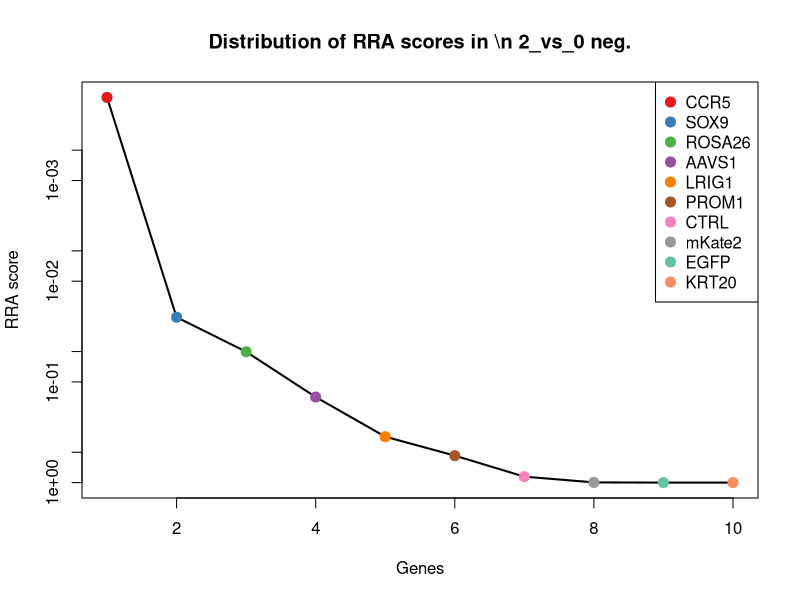
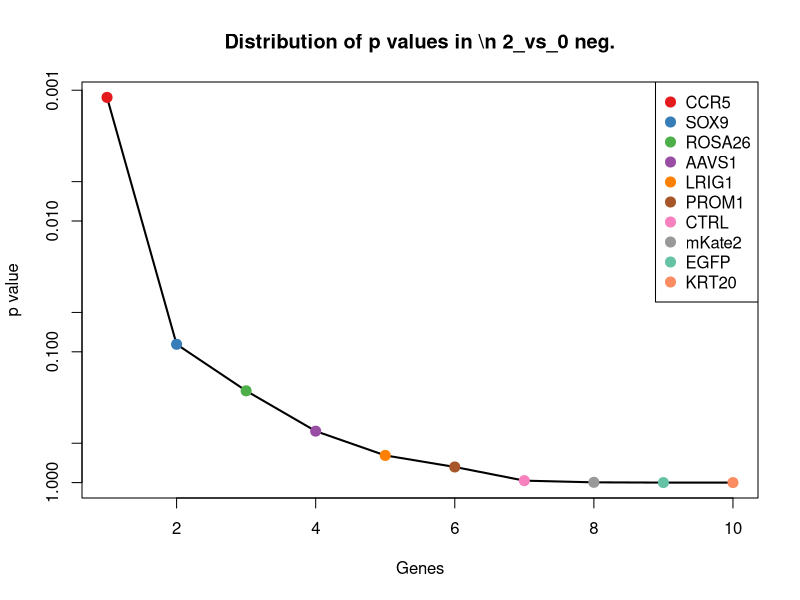
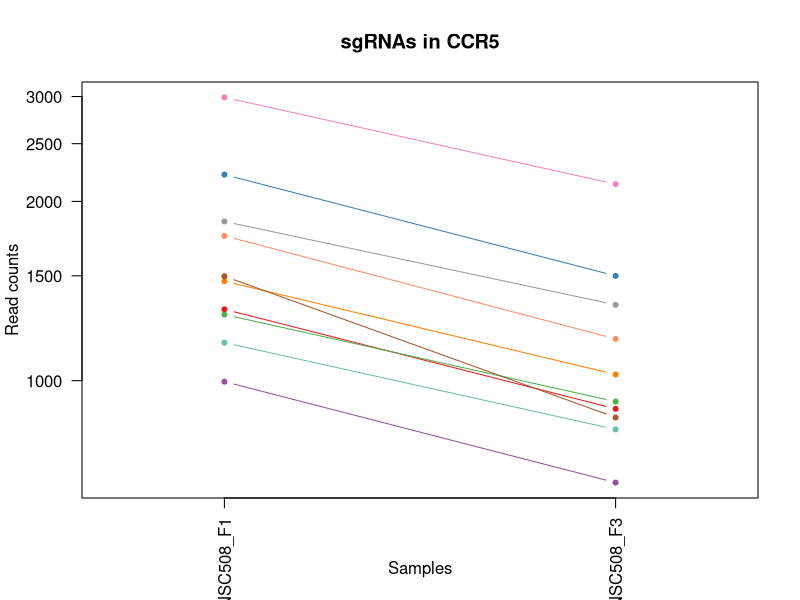
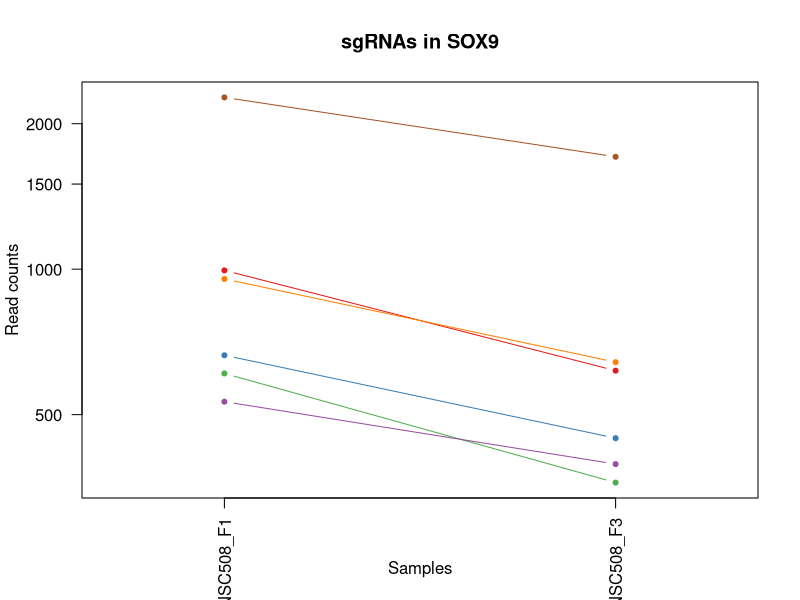
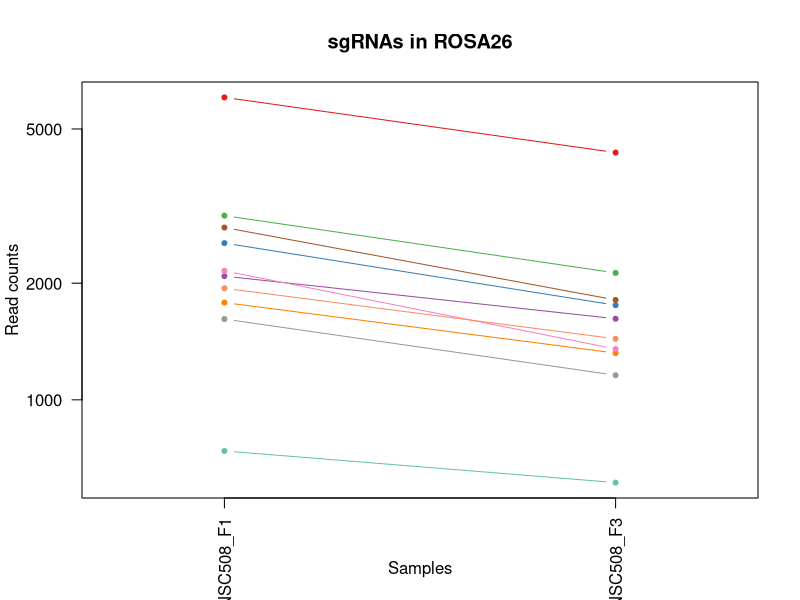
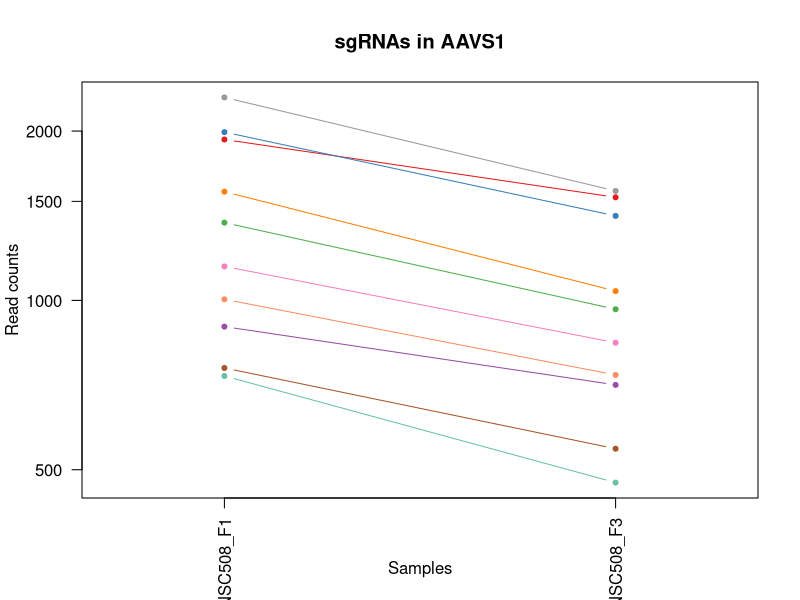
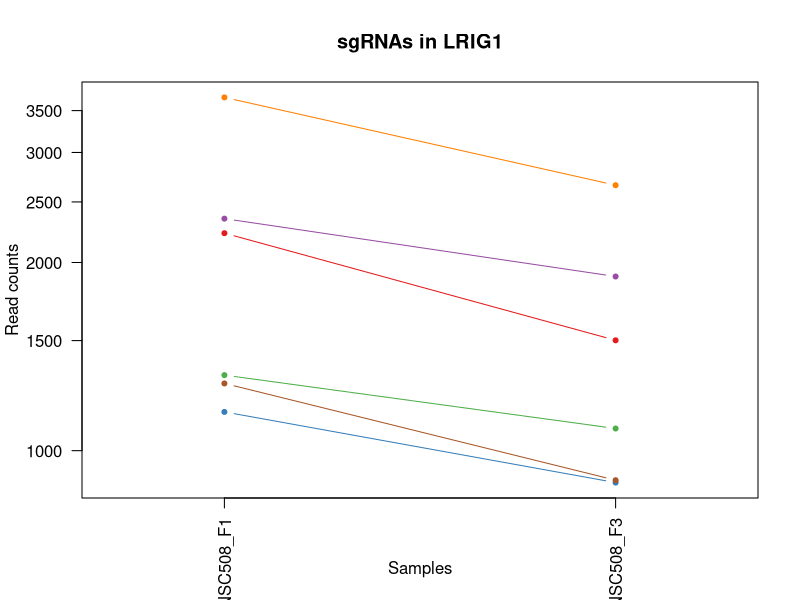
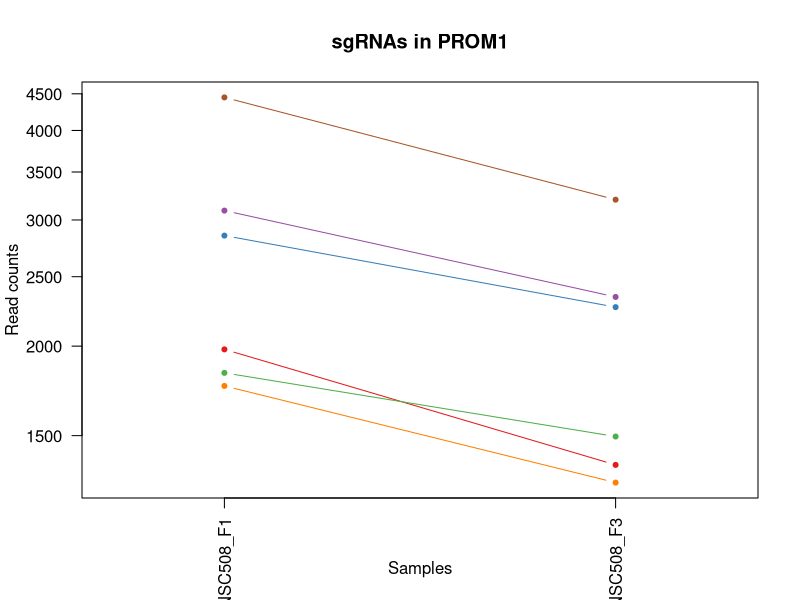

Reproduce these figures in R, in order. (Note: this script raises an error after producing the figures.)
pdf(file='S8A_c0_t2.pdf',width=4.5,height=4.5);
gstable=read.table('S8A_c0_t2.gene_summary.txt',header=T)
# 
#
# parameters
# Do not modify the variables beginning with "__"

# gstablename='__GENE_SUMMARY_FILE__'
startindex=3
# outputfile='__OUTPUT_FILE__'
targetgenelist=c("CCR5","SOX9","ROSA26","AAVS1","LRIG1","PROM1","CTRL","mKate2","EGFP","KRT20")
# samplelabel=sub('.\\w+.\\w+$','',colnames(gstable)[startindex]);
samplelabel='2_vs_0 neg.'


# You need to write some codes in front of this code:
# gstable=read.table(gstablename,header=T)
# pdf(file=outputfile,width=6,height=6)


# set up color using RColorBrewer
#library(RColorBrewer)
#colors <- brewer.pal(length(targetgenelist), "Set1")

colors=c( "#E41A1C", "#377EB8", "#4DAF4A", "#984EA3", "#FF7F00",  "#A65628", "#F781BF",
          "#999999", "#66C2A5", "#FC8D62", "#8DA0CB", "#E78AC3", "#A6D854", "#FFD92F", "#E5C494", "#B3B3B3", 
          "#8DD3C7", "#FFFFB3", "#BEBADA", "#FB8072", "#80B1D3", "#FDB462", "#B3DE69", "#FCCDE5",
          "#D9D9D9", "#BC80BD", "#CCEBC5", "#FFED6F")

######
# function definition

plotrankedvalues<-function(val, tglist, ...){
  
  plot(val,log='y',ylim=c(max(val),min(val)),type='l',lwd=2, ...)
  if(length(tglist)>0){
    for(i in 1:length(tglist)){
      targetgene=tglist[i];
      tx=which(names(val)==targetgene);ty=val[targetgene];
      points(tx,ty,col=colors[(i %% length(colors)) ],cex=2,pch=20)
      # text(tx+50,ty,targetgene,col=colors[i])
    }
    legend('topright',tglist,pch=20,pt.cex = 2,cex=1,col=colors)
  }
}



plotrandvalues<-function(val,targetgenelist, ...){
  # choose the one with the best distance distribution
  
  mindiffvalue=0;
  randval=val;
  for(i in 1:20){
    randval0=sample(val)
    vindex=sort(which(names(randval0) %in% targetgenelist))
    if(max(vindex)>0.9*length(val)){
      # print('pass...')
      next;
    }
    mindiffind=min(diff(vindex));
    if (mindiffind > mindiffvalue){
      mindiffvalue=mindiffind;
      randval=randval0;
      # print(paste('Diff: ',mindiffvalue))
    }
  }
  plot(randval,log='y',ylim=c(max(randval),min(randval)),pch=20,col='grey', ...)
  
  if(length(targetgenelist)>0){
    for(i in 1:length(targetgenelist)){
      targetgene=targetgenelist[i];
      tx=which(names(randval)==targetgene);ty=randval[targetgene];
      points(tx,ty,col=colors[(i %% length(colors)) ],cex=2,pch=20)
      text(tx+50,ty,targetgene,col=colors[i])
    }
  }
  
}




# set.seed(1235)



pvec=gstable[,startindex]
names(pvec)=gstable[,'id']
pvec=sort(pvec);

plotrankedvalues(pvec,targetgenelist,xlab='Genes',ylab='RRA score',main=paste('Distribution of RRA scores in \\n',samplelabel))

# plotrandvalues(pvec,targetgenelist,xlab='Genes',ylab='RRA score',main=paste('Distribution of RRA scores in \\n',samplelabel))


pvec=gstable[,startindex+1]
names(pvec)=gstable[,'id']
pvec=sort(pvec);

plotrankedvalues(pvec,targetgenelist,xlab='Genes',ylab='p value',main=paste('Distribution of p values in \\n',samplelabel))

# plotrandvalues(pvec,targetgenelist,xlab='Genes',ylab='p value',main=paste('Distribution of p values in \\n',samplelabel))



# you need to write after this code:
# dev.off()






# parameters
# Do not modify the variables beginning with "__"
targetmat=list(c(1316.7263735724337,895.8170713505785),c(2216.999754573121,1498.5823874125106),c(1290.1877024771754,921.299832680026),c(995.2001660721883,673.332962820402),c(1467.7926551915966,1023.2308779978162),c(1496.372762524952,866.413885201216),c(2988.66265257371,2136.6315268536773),c(1849.5412317156977,1339.8051822059529),c(1157.4943470008836,827.209637002066),c(1749.5108560489546,1174.167233564544))
targetgene="CCR5"
collabel=c("S57_MNSC508_F1","S59_MNSC508_F3")

# set up color using RColorBrewer
#library(RColorBrewer)
#colors <- brewer.pal(length(targetgenelist), "Set1")

colors=c( "#E41A1C", "#377EB8", "#4DAF4A", "#984EA3", "#FF7F00",  "#A65628", "#F781BF",
          "#999999", "#66C2A5", "#FC8D62", "#8DA0CB", "#E78AC3", "#A6D854", "#FFD92F", "#E5C494", "#B3B3B3", 
          "#8DD3C7", "#FFFFB3", "#BEBADA", "#FB8072", "#80B1D3", "#FDB462", "#B3DE69", "#FCCDE5",
          "#D9D9D9", "#BC80BD", "#CCEBC5", "#FFED6F")


## code

targetmatvec=unlist(targetmat)+1
yrange=range(targetmatvec[targetmatvec>0]);
# yrange[1]=1; # set the minimum value to 1
for(i in 1:length(targetmat)){
  vali=targetmat[[i]]+1;
  if(i==1){
    plot(1:length(vali),vali,type='b',las=1,pch=20,main=paste('sgRNAs in',targetgene),ylab='Read counts',xlab='Samples',xlim=c(0.7,length(vali)+0.3),ylim = yrange,col=colors[(i %% length(colors))],xaxt='n',log='y')
    axis(1,at=1:length(vali),labels=(collabel),las=2)
    # lines(0:100,rep(1,101),col='black');
  }else{
    lines(1:length(vali),vali,type='b',pch=20,col=colors[(i %% length(colors))])
  }
}




# parameters
# Do not modify the variables beginning with "__"
targetmat=list(c(993.1587298340916,615.5066967266557),c(662.4460592624105,445.94832326533174),c(607.327280833797,360.6790834321804),c(530.7734219051671,394.002694401458),c(953.350723191204,640.9894580561032),c(2265.994224287444,1707.3450090729843))
targetgene="SOX9"
collabel=c("S57_MNSC508_F1","S59_MNSC508_F3")

# set up color using RColorBrewer
#library(RColorBrewer)
#colors <- brewer.pal(length(targetgenelist), "Set1")

colors=c( "#E41A1C", "#377EB8", "#4DAF4A", "#984EA3", "#FF7F00",  "#A65628", "#F781BF",
          "#999999", "#66C2A5", "#FC8D62", "#8DA0CB", "#E78AC3", "#A6D854", "#FFD92F", "#E5C494", "#B3B3B3", 
          "#8DD3C7", "#FFFFB3", "#BEBADA", "#FB8072", "#80B1D3", "#FDB462", "#B3DE69", "#FCCDE5",
          "#D9D9D9", "#BC80BD", "#CCEBC5", "#FFED6F")


## code

targetmatvec=unlist(targetmat)+1
yrange=range(targetmatvec[targetmatvec>0]);
# yrange[1]=1; # set the minimum value to 1
for(i in 1:length(targetmat)){
  vali=targetmat[[i]]+1;
  if(i==1){
    plot(1:length(vali),vali,type='b',las=1,pch=20,main=paste('sgRNAs in',targetgene),ylab='Read counts',xlab='Samples',xlim=c(0.7,length(vali)+0.3),ylim = yrange,col=colors[(i %% length(colors))],xaxt='n',log='y')
    axis(1,at=1:length(vali),labels=(collabel),las=2)
    # lines(0:100,rep(1,101),col='black');
  }else{
    lines(1:length(vali),vali,type='b',pch=20,col=colors[(i %% length(colors))])
  }
}




# parameters
# Do not modify the variables beginning with "__"
targetmat=list(c(6030.402647337937,4344.810806670804),c(2536.48452583527,1753.4100007069858),c(2986.621216335613,2124.8702523939323),c(2084.3063990968294,1618.155344419918),c(1781.153117739455,1319.222951901399),c(2782.4775925259337,1809.2760543907746),c(2150.6530768349753,1351.5664566656978),c(1614.776064334566,1156.5253218749262),c(736.9584819529435,610.6061657017619),c(1939.3644261919567,1435.8555902938704))
targetgene="ROSA26"
collabel=c("S57_MNSC508_F1","S59_MNSC508_F3")

# set up color using RColorBrewer
#library(RColorBrewer)
#colors <- brewer.pal(length(targetgenelist), "Set1")

colors=c( "#E41A1C", "#377EB8", "#4DAF4A", "#984EA3", "#FF7F00",  "#A65628", "#F781BF",
          "#999999", "#66C2A5", "#FC8D62", "#8DA0CB", "#E78AC3", "#A6D854", "#FFD92F", "#E5C494", "#B3B3B3", 
          "#8DD3C7", "#FFFFB3", "#BEBADA", "#FB8072", "#80B1D3", "#FDB462", "#B3DE69", "#FCCDE5",
          "#D9D9D9", "#BC80BD", "#CCEBC5", "#FFED6F")


## code

targetmatvec=unlist(targetmat)+1
yrange=range(targetmatvec[targetmatvec>0]);
# yrange[1]=1; # set the minimum value to 1
for(i in 1:length(targetmat)){
  vali=targetmat[[i]]+1;
  if(i==1){
    plot(1:length(vali),vali,type='b',las=1,pch=20,main=paste('sgRNAs in',targetgene),ylab='Read counts',xlab='Samples',xlim=c(0.7,length(vali)+0.3),ylim = yrange,col=colors[(i %% length(colors))],xaxt='n',log='y')
    axis(1,at=1:length(vali),labels=(collabel),las=2)
    # lines(0:100,rep(1,101),col='black');
  }else{
    lines(1:length(vali),vali,type='b',pch=20,col=colors[(i %% length(colors))])
  }
}




# parameters
# Do not modify the variables beginning with "__"
targetmat=list(c(1931.1986812395696,1524.065148741958),c(1990.4003321443765,1412.3330413743804),c(1373.886588239144,963.4443994941123),c(897.2112266435421,706.6565737896796),c(1559.6572859059524,1037.9324710724975),c(757.3728443339115,543.9589437632069),c(1148.307883929448,839.9510176667897),c(2294.5743316207995,1564.2495031460867),c(732.8756094767499,473.39129700473677),c(1003.3659110245754,736.0597599390421))
targetgene="AAVS1"
collabel=c("S57_MNSC508_F1","S59_MNSC508_F3")

# set up color using RColorBrewer
#library(RColorBrewer)
#colors <- brewer.pal(length(targetgenelist), "Set1")

colors=c( "#E41A1C", "#377EB8", "#4DAF4A", "#984EA3", "#FF7F00",  "#A65628", "#F781BF",
          "#999999", "#66C2A5", "#FC8D62", "#8DA0CB", "#E78AC3", "#A6D854", "#FFD92F", "#E5C494", "#B3B3B3", 
          "#8DD3C7", "#FFFFB3", "#BEBADA", "#FB8072", "#80B1D3", "#FDB462", "#B3DE69", "#FCCDE5",
          "#D9D9D9", "#BC80BD", "#CCEBC5", "#FFED6F")


## code

targetmatvec=unlist(targetmat)+1
yrange=range(targetmatvec[targetmatvec>0]);
# yrange[1]=1; # set the minimum value to 1
for(i in 1:length(targetmat)){
  vali=targetmat[[i]]+1;
  if(i==1){
    plot(1:length(vali),vali,type='b',las=1,pch=20,main=paste('sgRNAs in',targetgene),ylab='Read counts',xlab='Samples',xlim=c(0.7,length(vali)+0.3),ylim = yrange,col=colors[(i %% length(colors))],xaxt='n',log='y')
    axis(1,at=1:length(vali),labels=(collabel),las=2)
    # lines(0:100,rep(1,101),col='black');
  }else{
    lines(1:length(vali),vali,type='b',pch=20,col=colors[(i %% length(colors))])
  }
}




# parameters
# Do not modify the variables beginning with "__"
targetmat=list(c(2227.206935763605,1500.542599822468),c(1152.3907564056417,887.9762217107485),c(1319.788527929579,1083.9974627064987),c(2349.693110049413,1898.4657190438409),c(3673.5645104551854,2658.048027902373),c(1279.9805212866913,895.8170713505785))
targetgene="LRIG1"
collabel=c("S57_MNSC508_F1","S59_MNSC508_F3")

# set up color using RColorBrewer
#library(RColorBrewer)
#colors <- brewer.pal(length(targetgenelist), "Set1")

colors=c( "#E41A1C", "#377EB8", "#4DAF4A", "#984EA3", "#FF7F00",  "#A65628", "#F781BF",
          "#999999", "#66C2A5", "#FC8D62", "#8DA0CB", "#E78AC3", "#A6D854", "#FFD92F", "#E5C494", "#B3B3B3", 
          "#8DD3C7", "#FFFFB3", "#BEBADA", "#FB8072", "#80B1D3", "#FDB462", "#B3DE69", "#FCCDE5",
          "#D9D9D9", "#BC80BD", "#CCEBC5", "#FFED6F")


## code

targetmatvec=unlist(targetmat)+1
yrange=range(targetmatvec[targetmatvec>0]);
# yrange[1]=1; # set the minimum value to 1
for(i in 1:length(targetmat)){
  vali=targetmat[[i]]+1;
  if(i==1){
    plot(1:length(vali),vali,type='b',las=1,pch=20,main=paste('sgRNAs in',targetgene),ylab='Read counts',xlab='Samples',xlim=c(0.7,length(vali)+0.3),ylim = yrange,col=colors[(i %% length(colors))],xaxt='n',log='y')
    axis(1,at=1:length(vali),labels=(collabel),las=2)
    # lines(0:100,rep(1,101),col='black');
  }else{
    lines(1:length(vali),vali,type='b',pch=20,col=colors[(i %% length(colors))])
  }
}




# parameters
# Do not modify the variables beginning with "__"
targetmat=list(c(1978.1517147157958,1364.3078373304215),c(2851.8864246212247,2266.0055459108726),c(1834.2304599299716,1494.6619625925955),c(3090.73446447855,2341.4737236942365),c(1758.6973191203901,1288.8396595470576),c(4447.268844693871,3201.026865460601))
targetgene="PROM1"
collabel=c("S57_MNSC508_F1","S59_MNSC508_F3")

# set up color using RColorBrewer
#library(RColorBrewer)
#colors <- brewer.pal(length(targetgenelist), "Set1")

colors=c( "#E41A1C", "#377EB8", "#4DAF4A", "#984EA3", "#FF7F00",  "#A65628", "#F781BF",
          "#999999", "#66C2A5", "#FC8D62", "#8DA0CB", "#E78AC3", "#A6D854", "#FFD92F", "#E5C494", "#B3B3B3", 
          "#8DD3C7", "#FFFFB3", "#BEBADA", "#FB8072", "#80B1D3", "#FDB462", "#B3DE69", "#FCCDE5",
          "#D9D9D9", "#BC80BD", "#CCEBC5", "#FFED6F")


## code

targetmatvec=unlist(targetmat)+1
yrange=range(targetmatvec[targetmatvec>0]);
# yrange[1]=1; # set the minimum value to 1
for(i in 1:length(targetmat)){
  vali=targetmat[[i]]+1;
  if(i==1){
    plot(1:length(vali),vali,type='b',las=1,pch=20,main=paste('sgRNAs in',targetgene),ylab='Read counts',xlab='Samples',xlim=c(0.7,length(vali)+0.3),ylim = yrange,col=colors[(i %% length(colors))],xaxt='n',log='y')
    axis(1,at=1:length(vali),labels=(collabel),las=2)
    # lines(0:100,rep(1,101),col='black');
  }else{
    lines(1:length(vali),vali,type='b',pch=20,col=colors[(i %% length(colors))])
  }
}




# parameters
# Do not modify the variables beginning with "__"
targetmat=list(c(1694.392077620341,1264.337004422589),c(1733.1793661441802,1295.700402981909),c(5349.583661932656,4019.415546617858),c(869.6518374292353,707.6366799946583),c(1861.7898491442784,1307.461677441654),c(3200.972021335777,2422.8225387074726),c(2075.1199360253936,1488.781325362723),c(1896.494265191924,1455.4577143934455),c(1811.7746613109068,1361.3675187154854),c(2834.534216597402,2307.1700065199802))
targetgene="CTRL"
collabel=c("S57_MNSC508_F1","S59_MNSC508_F3")

# set up color using RColorBrewer
#library(RColorBrewer)
#colors <- brewer.pal(length(targetgenelist), "Set1")

colors=c( "#E41A1C", "#377EB8", "#4DAF4A", "#984EA3", "#FF7F00",  "#A65628", "#F781BF",
          "#999999", "#66C2A5", "#FC8D62", "#8DA0CB", "#E78AC3", "#A6D854", "#FFD92F", "#E5C494", "#B3B3B3", 
          "#8DD3C7", "#FFFFB3", "#BEBADA", "#FB8072", "#80B1D3", "#FDB462", "#B3DE69", "#FCCDE5",
          "#D9D9D9", "#BC80BD", "#CCEBC5", "#FFED6F")


## code

targetmatvec=unlist(targetmat)+1
yrange=range(targetmatvec[targetmatvec>0]);
# yrange[1]=1; # set the minimum value to 1
for(i in 1:length(targetmat)){
  vali=targetmat[[i]]+1;
  if(i==1){
    plot(1:length(vali),vali,type='b',las=1,pch=20,main=paste('sgRNAs in',targetgene),ylab='Read counts',xlab='Samples',xlim=c(0.7,length(vali)+0.3),ylim = yrange,col=colors[(i %% length(colors))],xaxt='n',log='y')
    axis(1,at=1:length(vali),labels=(collabel),las=2)
    # lines(0:100,rep(1,101),col='black');
  }else{
    lines(1:length(vali),vali,type='b',pch=20,col=colors[(i %% length(colors))])
  }
}




# parameters
# Do not modify the variables beginning with "__"
targetmat=list(c(1165.660091953271,875.2348410460247),c(1242.2139508819007,1096.7388433712224),c(1161.5772194770773,1058.514701377051),c(1320.8092460486273,1017.3502407679437),c(996.2208841912367,794.8661322377671),c(1817.8989700251973,1627.9564064697056))
targetgene="mKate2"
collabel=c("S57_MNSC508_F1","S59_MNSC508_F3")

# set up color using RColorBrewer
#library(RColorBrewer)
#colors <- brewer.pal(length(targetgenelist), "Set1")

colors=c( "#E41A1C", "#377EB8", "#4DAF4A", "#984EA3", "#FF7F00",  "#A65628", "#F781BF",
          "#999999", "#66C2A5", "#FC8D62", "#8DA0CB", "#E78AC3", "#A6D854", "#FFD92F", "#E5C494", "#B3B3B3", 
          "#8DD3C7", "#FFFFB3", "#BEBADA", "#FB8072", "#80B1D3", "#FDB462", "#B3DE69", "#FCCDE5",
          "#D9D9D9", "#BC80BD", "#CCEBC5", "#FFED6F")


## code

targetmatvec=unlist(targetmat)+1
yrange=range(targetmatvec[targetmatvec>0]);
# yrange[1]=1; # set the minimum value to 1
for(i in 1:length(targetmat)){
  vali=targetmat[[i]]+1;
  if(i==1){
    plot(1:length(vali),vali,type='b',las=1,pch=20,main=paste('sgRNAs in',targetgene),ylab='Read counts',xlab='Samples',xlim=c(0.7,length(vali)+0.3),ylim = yrange,col=colors[(i %% length(colors))],xaxt='n',log='y')
    axis(1,at=1:length(vali),labels=(collabel),las=2)
    # lines(0:100,rep(1,101),col='black');
  }else{
    lines(1:length(vali),vali,type='b',pch=20,col=colors[(i %% length(colors))])
  }
}




# parameters
# Do not modify the variables beginning with "__"
targetmat=list(c(291.9253820478419,3429.3916112206502),c(331.73338869072944,4676.0867039536215),c(219.45439559540563,2684.5108954367993),c(194.95716073824406,2385.5785029182803),c(283.7596370954547,4051.759051382157),c(970.7029312150268,4190.93413248914))
targetgene="EGFP"
collabel=c("S57_MNSC508_F1","S59_MNSC508_F3")

# set up color using RColorBrewer
#library(RColorBrewer)
#colors <- brewer.pal(length(targetgenelist), "Set1")

colors=c( "#E41A1C", "#377EB8", "#4DAF4A", "#984EA3", "#FF7F00",  "#A65628", "#F781BF",
          "#999999", "#66C2A5", "#FC8D62", "#8DA0CB", "#E78AC3", "#A6D854", "#FFD92F", "#E5C494", "#B3B3B3", 
          "#8DD3C7", "#FFFFB3", "#BEBADA", "#FB8072", "#80B1D3", "#FDB462", "#B3DE69", "#FCCDE5",
          "#D9D9D9", "#BC80BD", "#CCEBC5", "#FFED6F")


## code

targetmatvec=unlist(targetmat)+1
yrange=range(targetmatvec[targetmatvec>0]);
# yrange[1]=1; # set the minimum value to 1
for(i in 1:length(targetmat)){
  vali=targetmat[[i]]+1;
  if(i==1){
    plot(1:length(vali),vali,type='b',las=1,pch=20,main=paste('sgRNAs in',targetgene),ylab='Read counts',xlab='Samples',xlim=c(0.7,length(vali)+0.3),ylim = yrange,col=colors[(i %% length(colors))],xaxt='n',log='y')
    axis(1,at=1:length(vali),labels=(collabel),las=2)
    # lines(0:100,rep(1,101),col='black');
  }else{
    lines(1:length(vali),vali,type='b',pch=20,col=colors[(i %% length(colors))])
  }
}




# parameters
# Do not modify the variables beginning with "__"
targetmat=list(c(474.6339253575052,2223.860979096786),c(437.88807307176285,3226.5096267900485),c(501.17259645276357,2708.0334443562892),c(191.89500638109888,1264.337004422589),c(634.8866700481037,4199.755088333948),c(366.43780473837495,1898.4657190438409))
targetgene="KRT20"
collabel=c("S57_MNSC508_F1","S59_MNSC508_F3")

# set up color using RColorBrewer
#library(RColorBrewer)
#colors <- brewer.pal(length(targetgenelist), "Set1")

colors=c( "#E41A1C", "#377EB8", "#4DAF4A", "#984EA3", "#FF7F00",  "#A65628", "#F781BF",
          "#999999", "#66C2A5", "#FC8D62", "#8DA0CB", "#E78AC3", "#A6D854", "#FFD92F", "#E5C494", "#B3B3B3", 
          "#8DD3C7", "#FFFFB3", "#BEBADA", "#FB8072", "#80B1D3", "#FDB462", "#B3DE69", "#FCCDE5",
          "#D9D9D9", "#BC80BD", "#CCEBC5", "#FFED6F")


## code

targetmatvec=unlist(targetmat)+1
yrange=range(targetmatvec[targetmatvec>0]);
# yrange[1]=1; # set the minimum value to 1
for(i in 1:length(targetmat)){
  vali=targetmat[[i]]+1;
  if(i==1){
    plot(1:length(vali),vali,type='b',las=1,pch=20,main=paste('sgRNAs in',targetgene),ylab='Read counts',xlab='Samples',xlim=c(0.7,length(vali)+0.3),ylim = yrange,col=colors[(i %% length(colors))],xaxt='n',log='y')
    axis(1,at=1:length(vali),labels=(collabel),las=2)
    # lines(0:100,rep(1,101),col='black');
  }else{
    lines(1:length(vali),vali,type='b',pch=20,col=colors[(i %% length(colors))])
  }
}



# 
#
# parameters
# Do not modify the variables beginning with "__"

# gstablename='__GENE_SUMMARY_FILE__'
startindex=9
# outputfile='__OUTPUT_FILE__'
targetgenelist=c("EGFP","KRT20","mKate2","LRIG1","PROM1","ROSA26","CTRL","SOX9","AAVS1","CCR5")
# samplelabel=sub('.\\w+.\\w+$','',colnames(gstable)[startindex]);
samplelabel='2_vs_0 pos.'


# You need to write some codes in front of this code:
# gstable=read.table(gstablename,header=T)
# pdf(file=outputfile,width=6,height=6)


# set up color using RColorBrewer
#library(RColorBrewer)
#colors <- brewer.pal(length(targetgenelist), "Set1")

colors=c( "#E41A1C", "#377EB8", "#4DAF4A", "#984EA3", "#FF7F00",  "#A65628", "#F781BF",
          "#999999", "#66C2A5", "#FC8D62", "#8DA0CB", "#E78AC3", "#A6D854", "#FFD92F", "#E5C494", "#B3B3B3", 
          "#8DD3C7", "#FFFFB3", "#BEBADA", "#FB8072", "#80B1D3", "#FDB462", "#B3DE69", "#FCCDE5",
          "#D9D9D9", "#BC80BD", "#CCEBC5", "#FFED6F")

######
# function definition

plotrankedvalues<-function(val, tglist, ...){
  
  plot(val,log='y',ylim=c(max(val),min(val)),type='l',lwd=2, ...)
  if(length(tglist)>0){
    for(i in 1:length(tglist)){
      targetgene=tglist[i];
      tx=which(names(val)==targetgene);ty=val[targetgene];
      points(tx,ty,col=colors[(i %% length(colors)) ],cex=2,pch=20)
      # text(tx+50,ty,targetgene,col=colors[i])
    }
    legend('topright',tglist,pch=20,pt.cex = 2,cex=1,col=colors)
  }
}



plotrandvalues<-function(val,targetgenelist, ...){
  # choose the one with the best distance distribution
  
  mindiffvalue=0;
  randval=val;
  for(i in 1:20){
    randval0=sample(val)
    vindex=sort(which(names(randval0) %in% targetgenelist))
    if(max(vindex)>0.9*length(val)){
      # print('pass...')
      next;
    }
    mindiffind=min(diff(vindex));
    if (mindiffind > mindiffvalue){
      mindiffvalue=mindiffind;
      randval=randval0;
      # print(paste('Diff: ',mindiffvalue))
    }
  }
  plot(randval,log='y',ylim=c(max(randval),min(randval)),pch=20,col='grey', ...)
  
  if(length(targetgenelist)>0){
    for(i in 1:length(targetgenelist)){
      targetgene=targetgenelist[i];
      tx=which(names(randval)==targetgene);ty=randval[targetgene];
      points(tx,ty,col=colors[(i %% length(colors)) ],cex=2,pch=20)
      text(tx+50,ty,targetgene,col=colors[i])
    }
  }
  
}




# set.seed(1235)



pvec=gstable[,startindex]
names(pvec)=gstable[,'id']
pvec=sort(pvec);

plotrankedvalues(pvec,targetgenelist,xlab='Genes',ylab='RRA score',main=paste('Distribution of RRA scores in \\n',samplelabel))

# plotrandvalues(pvec,targetgenelist,xlab='Genes',ylab='RRA score',main=paste('Distribution of RRA scores in \\n',samplelabel))


pvec=gstable[,startindex+1]
names(pvec)=gstable[,'id']
pvec=sort(pvec);

plotrankedvalues(pvec,targetgenelist,xlab='Genes',ylab='p value',main=paste('Distribution of p values in \\n',samplelabel))

# plotrandvalues(pvec,targetgenelist,xlab='Genes',ylab='p value',main=paste('Distribution of p values in \\n',samplelabel))



# you need to write after this code:
# dev.off()






# parameters
# Do not modify the variables beginning with "__"
targetmat=list(c(291.9253820478419,3429.3916112206502),c(331.73338869072944,4676.0867039536215),c(219.45439559540563,2684.5108954367993),c(194.95716073824406,2385.5785029182803),c(283.7596370954547,4051.759051382157),c(970.7029312150268,4190.93413248914))
targetgene="EGFP"
collabel=c("S57_MNSC508_F1","S59_MNSC508_F3")

# set up color using RColorBrewer
#library(RColorBrewer)
#colors <- brewer.pal(length(targetgenelist), "Set1")

colors=c( "#E41A1C", "#377EB8", "#4DAF4A", "#984EA3", "#FF7F00",  "#A65628", "#F781BF",
          "#999999", "#66C2A5", "#FC8D62", "#8DA0CB", "#E78AC3", "#A6D854", "#FFD92F", "#E5C494", "#B3B3B3", 
          "#8DD3C7", "#FFFFB3", "#BEBADA", "#FB8072", "#80B1D3", "#FDB462", "#B3DE69", "#FCCDE5",
          "#D9D9D9", "#BC80BD", "#CCEBC5", "#FFED6F")


## code

targetmatvec=unlist(targetmat)+1
yrange=range(targetmatvec[targetmatvec>0]);
# yrange[1]=1; # set the minimum value to 1
for(i in 1:length(targetmat)){
  vali=targetmat[[i]]+1;
  if(i==1){
    plot(1:length(vali),vali,type='b',las=1,pch=20,main=paste('sgRNAs in',targetgene),ylab='Read counts',xlab='Samples',xlim=c(0.7,length(vali)+0.3),ylim = yrange,col=colors[(i %% length(colors))],xaxt='n',log='y')
    axis(1,at=1:length(vali),labels=(collabel),las=2)
    # lines(0:100,rep(1,101),col='black');
  }else{
    lines(1:length(vali),vali,type='b',pch=20,col=colors[(i %% length(colors))])
  }
}




# parameters
# Do not modify the variables beginning with "__"
targetmat=list(c(474.6339253575052,2223.860979096786),c(437.88807307176285,3226.5096267900485),c(501.17259645276357,2708.0334443562892),c(191.89500638109888,1264.337004422589),c(634.8866700481037,4199.755088333948),c(366.43780473837495,1898.4657190438409))
targetgene="KRT20"
collabel=c("S57_MNSC508_F1","S59_MNSC508_F3")

# set up color using RColorBrewer
#library(RColorBrewer)
#colors <- brewer.pal(length(targetgenelist), "Set1")

colors=c( "#E41A1C", "#377EB8", "#4DAF4A", "#984EA3", "#FF7F00",  "#A65628", "#F781BF",
          "#999999", "#66C2A5", "#FC8D62", "#8DA0CB", "#E78AC3", "#A6D854", "#FFD92F", "#E5C494", "#B3B3B3", 
          "#8DD3C7", "#FFFFB3", "#BEBADA", "#FB8072", "#80B1D3", "#FDB462", "#B3DE69", "#FCCDE5",
          "#D9D9D9", "#BC80BD", "#CCEBC5", "#FFED6F")


## code

targetmatvec=unlist(targetmat)+1
yrange=range(targetmatvec[targetmatvec>0]);
# yrange[1]=1; # set the minimum value to 1
for(i in 1:length(targetmat)){
  vali=targetmat[[i]]+1;
  if(i==1){
    plot(1:length(vali),vali,type='b',las=1,pch=20,main=paste('sgRNAs in',targetgene),ylab='Read counts',xlab='Samples',xlim=c(0.7,length(vali)+0.3),ylim = yrange,col=colors[(i %% length(colors))],xaxt='n',log='y')
    axis(1,at=1:length(vali),labels=(collabel),las=2)
    # lines(0:100,rep(1,101),col='black');
  }else{
    lines(1:length(vali),vali,type='b',pch=20,col=colors[(i %% length(colors))])
  }
}




# parameters
# Do not modify the variables beginning with "__"
targetmat=list(c(1165.660091953271,875.2348410460247),c(1242.2139508819007,1096.7388433712224),c(1161.5772194770773,1058.514701377051),c(1320.8092460486273,1017.3502407679437),c(996.2208841912367,794.8661322377671),c(1817.8989700251973,1627.9564064697056))
targetgene="mKate2"
collabel=c("S57_MNSC508_F1","S59_MNSC508_F3")

# set up color using RColorBrewer
#library(RColorBrewer)
#colors <- brewer.pal(length(targetgenelist), "Set1")

colors=c( "#E41A1C", "#377EB8", "#4DAF4A", "#984EA3", "#FF7F00",  "#A65628", "#F781BF",
          "#999999", "#66C2A5", "#FC8D62", "#8DA0CB", "#E78AC3", "#A6D854", "#FFD92F", "#E5C494", "#B3B3B3", 
          "#8DD3C7", "#FFFFB3", "#BEBADA", "#FB8072", "#80B1D3", "#FDB462", "#B3DE69", "#FCCDE5",
          "#D9D9D9", "#BC80BD", "#CCEBC5", "#FFED6F")


## code

targetmatvec=unlist(targetmat)+1
yrange=range(targetmatvec[targetmatvec>0]);
# yrange[1]=1; # set the minimum value to 1
for(i in 1:length(targetmat)){
  vali=targetmat[[i]]+1;
  if(i==1){
    plot(1:length(vali),vali,type='b',las=1,pch=20,main=paste('sgRNAs in',targetgene),ylab='Read counts',xlab='Samples',xlim=c(0.7,length(vali)+0.3),ylim = yrange,col=colors[(i %% length(colors))],xaxt='n',log='y')
    axis(1,at=1:length(vali),labels=(collabel),las=2)
    # lines(0:100,rep(1,101),col='black');
  }else{
    lines(1:length(vali),vali,type='b',pch=20,col=colors[(i %% length(colors))])
  }
}




# parameters
# Do not modify the variables beginning with "__"
targetmat=list(c(2227.206935763605,1500.542599822468),c(1152.3907564056417,887.9762217107485),c(1319.788527929579,1083.9974627064987),c(2349.693110049413,1898.4657190438409),c(3673.5645104551854,2658.048027902373),c(1279.9805212866913,895.8170713505785))
targetgene="LRIG1"
collabel=c("S57_MNSC508_F1","S59_MNSC508_F3")

# set up color using RColorBrewer
#library(RColorBrewer)
#colors <- brewer.pal(length(targetgenelist), "Set1")

colors=c( "#E41A1C", "#377EB8", "#4DAF4A", "#984EA3", "#FF7F00",  "#A65628", "#F781BF",
          "#999999", "#66C2A5", "#FC8D62", "#8DA0CB", "#E78AC3", "#A6D854", "#FFD92F", "#E5C494", "#B3B3B3", 
          "#8DD3C7", "#FFFFB3", "#BEBADA", "#FB8072", "#80B1D3", "#FDB462", "#B3DE69", "#FCCDE5",
          "#D9D9D9", "#BC80BD", "#CCEBC5", "#FFED6F")


## code

targetmatvec=unlist(targetmat)+1
yrange=range(targetmatvec[targetmatvec>0]);
# yrange[1]=1; # set the minimum value to 1
for(i in 1:length(targetmat)){
  vali=targetmat[[i]]+1;
  if(i==1){
    plot(1:length(vali),vali,type='b',las=1,pch=20,main=paste('sgRNAs in',targetgene),ylab='Read counts',xlab='Samples',xlim=c(0.7,length(vali)+0.3),ylim = yrange,col=colors[(i %% length(colors))],xaxt='n',log='y')
    axis(1,at=1:length(vali),labels=(collabel),las=2)
    # lines(0:100,rep(1,101),col='black');
  }else{
    lines(1:length(vali),vali,type='b',pch=20,col=colors[(i %% length(colors))])
  }
}




# parameters
# Do not modify the variables beginning with "__"
targetmat=list(c(1978.1517147157958,1364.3078373304215),c(2851.8864246212247,2266.0055459108726),c(1834.2304599299716,1494.6619625925955),c(3090.73446447855,2341.4737236942365),c(1758.6973191203901,1288.8396595470576),c(4447.268844693871,3201.026865460601))
targetgene="PROM1"
collabel=c("S57_MNSC508_F1","S59_MNSC508_F3")

# set up color using RColorBrewer
#library(RColorBrewer)
#colors <- brewer.pal(length(targetgenelist), "Set1")

colors=c( "#E41A1C", "#377EB8", "#4DAF4A", "#984EA3", "#FF7F00",  "#A65628", "#F781BF",
          "#999999", "#66C2A5", "#FC8D62", "#8DA0CB", "#E78AC3", "#A6D854", "#FFD92F", "#E5C494", "#B3B3B3", 
          "#8DD3C7", "#FFFFB3", "#BEBADA", "#FB8072", "#80B1D3", "#FDB462", "#B3DE69", "#FCCDE5",
          "#D9D9D9", "#BC80BD", "#CCEBC5", "#FFED6F")


## code

targetmatvec=unlist(targetmat)+1
yrange=range(targetmatvec[targetmatvec>0]);
# yrange[1]=1; # set the minimum value to 1
for(i in 1:length(targetmat)){
  vali=targetmat[[i]]+1;
  if(i==1){
    plot(1:length(vali),vali,type='b',las=1,pch=20,main=paste('sgRNAs in',targetgene),ylab='Read counts',xlab='Samples',xlim=c(0.7,length(vali)+0.3),ylim = yrange,col=colors[(i %% length(colors))],xaxt='n',log='y')
    axis(1,at=1:length(vali),labels=(collabel),las=2)
    # lines(0:100,rep(1,101),col='black');
  }else{
    lines(1:length(vali),vali,type='b',pch=20,col=colors[(i %% length(colors))])
  }
}




# parameters
# Do not modify the variables beginning with "__"
targetmat=list(c(6030.402647337937,4344.810806670804),c(2536.48452583527,1753.4100007069858),c(2986.621216335613,2124.8702523939323),c(2084.3063990968294,1618.155344419918),c(1781.153117739455,1319.222951901399),c(2782.4775925259337,1809.2760543907746),c(2150.6530768349753,1351.5664566656978),c(1614.776064334566,1156.5253218749262),c(736.9584819529435,610.6061657017619),c(1939.3644261919567,1435.8555902938704))
targetgene="ROSA26"
collabel=c("S57_MNSC508_F1","S59_MNSC508_F3")

# set up color using RColorBrewer
#library(RColorBrewer)
#colors <- brewer.pal(length(targetgenelist), "Set1")

colors=c( "#E41A1C", "#377EB8", "#4DAF4A", "#984EA3", "#FF7F00",  "#A65628", "#F781BF",
          "#999999", "#66C2A5", "#FC8D62", "#8DA0CB", "#E78AC3", "#A6D854", "#FFD92F", "#E5C494", "#B3B3B3", 
          "#8DD3C7", "#FFFFB3", "#BEBADA", "#FB8072", "#80B1D3", "#FDB462", "#B3DE69", "#FCCDE5",
          "#D9D9D9", "#BC80BD", "#CCEBC5", "#FFED6F")


## code

targetmatvec=unlist(targetmat)+1
yrange=range(targetmatvec[targetmatvec>0]);
# yrange[1]=1; # set the minimum value to 1
for(i in 1:length(targetmat)){
  vali=targetmat[[i]]+1;
  if(i==1){
    plot(1:length(vali),vali,type='b',las=1,pch=20,main=paste('sgRNAs in',targetgene),ylab='Read counts',xlab='Samples',xlim=c(0.7,length(vali)+0.3),ylim = yrange,col=colors[(i %% length(colors))],xaxt='n',log='y')
    axis(1,at=1:length(vali),labels=(collabel),las=2)
    # lines(0:100,rep(1,101),col='black');
  }else{
    lines(1:length(vali),vali,type='b',pch=20,col=colors[(i %% length(colors))])
  }
}




# parameters
# Do not modify the variables beginning with "__"
targetmat=list(c(1694.392077620341,1264.337004422589),c(1733.1793661441802,1295.700402981909),c(5349.583661932656,4019.415546617858),c(869.6518374292353,707.6366799946583),c(1861.7898491442784,1307.461677441654),c(3200.972021335777,2422.8225387074726),c(2075.1199360253936,1488.781325362723),c(1896.494265191924,1455.4577143934455),c(1811.7746613109068,1361.3675187154854),c(2834.534216597402,2307.1700065199802))
targetgene="CTRL"
collabel=c("S57_MNSC508_F1","S59_MNSC508_F3")

# set up color using RColorBrewer
#library(RColorBrewer)
#colors <- brewer.pal(length(targetgenelist), "Set1")

colors=c( "#E41A1C", "#377EB8", "#4DAF4A", "#984EA3", "#FF7F00",  "#A65628", "#F781BF",
          "#999999", "#66C2A5", "#FC8D62", "#8DA0CB", "#E78AC3", "#A6D854", "#FFD92F", "#E5C494", "#B3B3B3", 
          "#8DD3C7", "#FFFFB3", "#BEBADA", "#FB8072", "#80B1D3", "#FDB462", "#B3DE69", "#FCCDE5",
          "#D9D9D9", "#BC80BD", "#CCEBC5", "#FFED6F")


## code

targetmatvec=unlist(targetmat)+1
yrange=range(targetmatvec[targetmatvec>0]);
# yrange[1]=1; # set the minimum value to 1
for(i in 1:length(targetmat)){
  vali=targetmat[[i]]+1;
  if(i==1){
    plot(1:length(vali),vali,type='b',las=1,pch=20,main=paste('sgRNAs in',targetgene),ylab='Read counts',xlab='Samples',xlim=c(0.7,length(vali)+0.3),ylim = yrange,col=colors[(i %% length(colors))],xaxt='n',log='y')
    axis(1,at=1:length(vali),labels=(collabel),las=2)
    # lines(0:100,rep(1,101),col='black');
  }else{
    lines(1:length(vali),vali,type='b',pch=20,col=colors[(i %% length(colors))])
  }
}




# parameters
# Do not modify the variables beginning with "__"
targetmat=list(c(993.1587298340916,615.5066967266557),c(662.4460592624105,445.94832326533174),c(607.327280833797,360.6790834321804),c(530.7734219051671,394.002694401458),c(953.350723191204,640.9894580561032),c(2265.994224287444,1707.3450090729843))
targetgene="SOX9"
collabel=c("S57_MNSC508_F1","S59_MNSC508_F3")

# set up color using RColorBrewer
#library(RColorBrewer)
#colors <- brewer.pal(length(targetgenelist), "Set1")

colors=c( "#E41A1C", "#377EB8", "#4DAF4A", "#984EA3", "#FF7F00",  "#A65628", "#F781BF",
          "#999999", "#66C2A5", "#FC8D62", "#8DA0CB", "#E78AC3", "#A6D854", "#FFD92F", "#E5C494", "#B3B3B3", 
          "#8DD3C7", "#FFFFB3", "#BEBADA", "#FB8072", "#80B1D3", "#FDB462", "#B3DE69", "#FCCDE5",
          "#D9D9D9", "#BC80BD", "#CCEBC5", "#FFED6F")


## code

targetmatvec=unlist(targetmat)+1
yrange=range(targetmatvec[targetmatvec>0]);
# yrange[1]=1; # set the minimum value to 1
for(i in 1:length(targetmat)){
  vali=targetmat[[i]]+1;
  if(i==1){
    plot(1:length(vali),vali,type='b',las=1,pch=20,main=paste('sgRNAs in',targetgene),ylab='Read counts',xlab='Samples',xlim=c(0.7,length(vali)+0.3),ylim = yrange,col=colors[(i %% length(colors))],xaxt='n',log='y')
    axis(1,at=1:length(vali),labels=(collabel),las=2)
    # lines(0:100,rep(1,101),col='black');
  }else{
    lines(1:length(vali),vali,type='b',pch=20,col=colors[(i %% length(colors))])
  }
}




# parameters
# Do not modify the variables beginning with "__"
targetmat=list(c(1931.1986812395696,1524.065148741958),c(1990.4003321443765,1412.3330413743804),c(1373.886588239144,963.4443994941123),c(897.2112266435421,706.6565737896796),c(1559.6572859059524,1037.9324710724975),c(757.3728443339115,543.9589437632069),c(1148.307883929448,839.9510176667897),c(2294.5743316207995,1564.2495031460867),c(732.8756094767499,473.39129700473677),c(1003.3659110245754,736.0597599390421))
targetgene="AAVS1"
collabel=c("S57_MNSC508_F1","S59_MNSC508_F3")

# set up color using RColorBrewer
#library(RColorBrewer)
#colors <- brewer.pal(length(targetgenelist), "Set1")

colors=c( "#E41A1C", "#377EB8", "#4DAF4A", "#984EA3", "#FF7F00",  "#A65628", "#F781BF",
          "#999999", "#66C2A5", "#FC8D62", "#8DA0CB", "#E78AC3", "#A6D854", "#FFD92F", "#E5C494", "#B3B3B3", 
          "#8DD3C7", "#FFFFB3", "#BEBADA", "#FB8072", "#80B1D3", "#FDB462", "#B3DE69", "#FCCDE5",
          "#D9D9D9", "#BC80BD", "#CCEBC5", "#FFED6F")


## code

targetmatvec=unlist(targetmat)+1
yrange=range(targetmatvec[targetmatvec>0]);
# yrange[1]=1; # set the minimum value to 1
for(i in 1:length(targetmat)){
  vali=targetmat[[i]]+1;
  if(i==1){
    plot(1:length(vali),vali,type='b',las=1,pch=20,main=paste('sgRNAs in',targetgene),ylab='Read counts',xlab='Samples',xlim=c(0.7,length(vali)+0.3),ylim = yrange,col=colors[(i %% length(colors))],xaxt='n',log='y')
    axis(1,at=1:length(vali),labels=(collabel),las=2)
    # lines(0:100,rep(1,101),col='black');
  }else{
    lines(1:length(vali),vali,type='b',pch=20,col=colors[(i %% length(colors))])
  }
}




# parameters
# Do not modify the variables beginning with "__"
targetmat=list(c(1316.7263735724337,895.8170713505785),c(2216.999754573121,1498.5823874125106),c(1290.1877024771754,921.299832680026),c(995.2001660721883,673.332962820402),c(1467.7926551915966,1023.2308779978162),c(1496.372762524952,866.413885201216),c(2988.66265257371,2136.6315268536773),c(1849.5412317156977,1339.8051822059529),c(1157.4943470008836,827.209637002066),c(1749.5108560489546,1174.167233564544))
targetgene="CCR5"
collabel=c("S57_MNSC508_F1","S59_MNSC508_F3")

# set up color using RColorBrewer
#library(RColorBrewer)
#colors <- brewer.pal(length(targetgenelist), "Set1")

colors=c( "#E41A1C", "#377EB8", "#4DAF4A", "#984EA3", "#FF7F00",  "#A65628", "#F781BF",
          "#999999", "#66C2A5", "#FC8D62", "#8DA0CB", "#E78AC3", "#A6D854", "#FFD92F", "#E5C494", "#B3B3B3", 
          "#8DD3C7", "#FFFFB3", "#BEBADA", "#FB8072", "#80B1D3", "#FDB462", "#B3DE69", "#FCCDE5",
          "#D9D9D9", "#BC80BD", "#CCEBC5", "#FFED6F")


## code

targetmatvec=unlist(targetmat)+1
yrange=range(targetmatvec[targetmatvec>0]);
# yrange[1]=1; # set the minimum value to 1
for(i in 1:length(targetmat)){
  vali=targetmat[[i]]+1;
  if(i==1){
    plot(1:length(vali),vali,type='b',las=1,pch=20,main=paste('sgRNAs in',targetgene),ylab='Read counts',xlab='Samples',xlim=c(0.7,length(vali)+0.3),ylim = yrange,col=colors[(i %% length(colors))],xaxt='n',log='y')
    axis(1,at=1:length(vali),labels=(collabel),las=2)
    # lines(0:100,rep(1,101),col='black');
  }else{
    lines(1:length(vali),vali,type='b',pch=20,col=colors[(i %% length(colors))])
  }
}



dev.off()
Sweave("S8A_c0_t2_summary.Rnw");
library(tools);

texi2dvi("S8A_c0_t2_summary.tex",pdf=TRUE);
